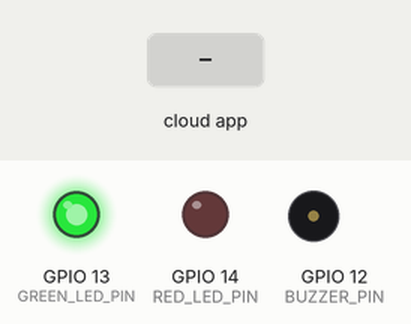
Bench run of a sketch on a simulated ESP32. Shown: output pins drawn as LEDs (lit = HIGH), buzzer (waves = sounding). Inputs (shaded band) come from the test bench. The ROS host is connected and sends only what is stated; what the sketch prints to the serial monitor is not drawn.

Above: at 1.7 s.
1.8 s: the phone or cloud app sets posture_status to 1
At 2.7 s:
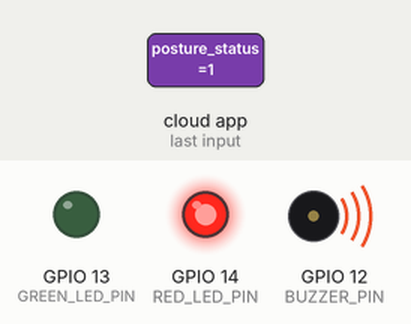
3.3 s: the phone or cloud app sets posture_status to 0
At 4.6 s:
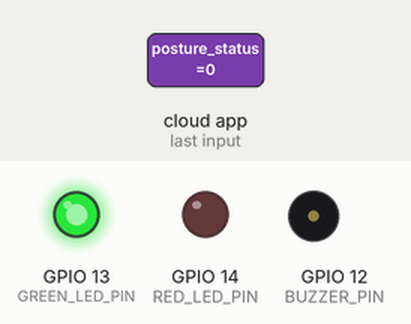
Timing chart, 0 to 6.3 s (numbered marks = the images above; inputs shaded):
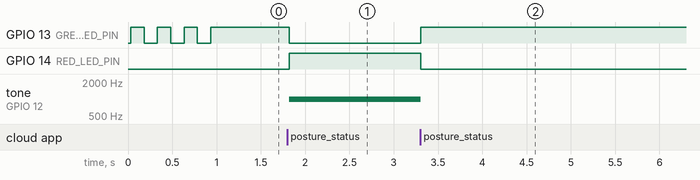

Measured:
- after the input at 1.8 s, GPIO 13 (GREEN_LED_PIN): HIGH → LOW at once; GPIO 14 (RED_LED_PIN): LOW → HIGH at once; tone on GPIO 12 (BUZZER_PIN): silent → 1000 Hz at once
- after the input at 3.3 s, GPIO 13 (GREEN_LED_PIN): LOW → HIGH at once; GPIO 14 (RED_LED_PIN): HIGH → LOW at once; tone on GPIO 12 (BUZZER_PIN): 1000 Hz → silent at once
- by itself, GPIO 13 (GREEN_LED_PIN): alternates HIGH for 0.15 s and LOW for 0.15 s, 7 changes in all, then stays HIGH

The sketch:

esp32_server_ros2.ino
```cpp
/*
 * ==========================================================================
 *   ESP32 Micro-ROS 거북목 알림 장치 (Subscriber Node)
 * ==========================================================================
 *
 *   [기능]
 *   ROS 2 토픽 'posture_status'를 구독(Subscribe)하여,
 *   파이썬 노드(turtle_neck_publisher)가 보내는 자세 판별 결과에 따라
 *   LED와 부저를 제어합니다.
 *
 *   [토픽]
 *     이름 : posture_status
 *     타입 : std_msgs/msg/Int32
 *     값   : 0 = 정상 자세 → 초록 LED ON, 부저 OFF
 *            1 = 거북목    → 빨간 LED ON, 부저 ON
 *
 *   [통신 방식]
 *   USB 시리얼 → Docker Micro-ROS Agent → ROS 2 네트워크
 *
 *   [Micro-ROS Agent 실행 (WSL2/Docker)]
 *   $ docker run -it --rm \
 *       -v /dev:/dev \
 *       --privileged \
 *       --net=host \
 *       microros/micro-ros-agent:jazzy \
 *       serial --dev /dev/ttyUSB0 -b 115200
 *
 *   [하드웨어 핀 배선]
 *     GPIO 13 → 초록 LED (+) → 220Ω 저항 → GND
 *     GPIO 14 → 빨간 LED (+) → 220Ω 저항 → GND
 *     GPIO 12 → 피에조 부저 (+) → GND
 *
 * ==========================================================================
 */

#include <micro_ros_arduino.h>

#include <stdio.h>
#include <rcl/rcl.h>
#include <rcl/error_handling.h>
#include <rclc/rclc.h>
#include <rclc/executor.h>
#include <std_msgs/msg/int32.h>

// ======================== 하드웨어 핀 설정 ========================
// 기존 esp32_server.ino와 동일한 핀 배치를 유지합니다.
#define GREEN_LED_PIN  13   // 초록 LED: 정상 자세 표시
#define RED_LED_PIN    14   // 빨간 LED: 거북목 경고 표시
#define BUZZER_PIN     12   // 피에조 부저: 거북목 경고 알림음

// ======================== 부저 설정 ========================
#define BUZZER_FREQ    1000  // 경고음 주파수 (Hz)
#define BUZZER_CHANNEL 0     // ESP32 LEDC 채널 (tone 대체)

// ======================== Micro-ROS 객체 ========================
rcl_subscription_t subscriber;          // 구독자(Subscriber) 객체
std_msgs__msg__Int32 msg;               // 수신 메시지 버퍼
rclc_executor_t executor;               // 실행기(Executor)
rclc_support_t support;                 // 지원 구조체
rcl_allocator_t allocator;              // 메모리 할당기
rcl_node_t node;                        // 노드 객체

// ======================== 상태 관리 ========================
// 현재 자세 상태를 저장합니다. (초기값: 정상)
int current_posture = 0;

// Micro-ROS Agent 연결 상태
enum AgentState {
  WAITING_AGENT,      // Agent 연결 대기 중
  AGENT_AVAILABLE,    // Agent 감지됨 → 초기화 진행
  AGENT_CONNECTED,    // Agent 연결 완료 → 정상 동작 중
  AGENT_DISCONNECTED  // Agent 연결 끊김 → 재연결 시도
};
AgentState state = WAITING_AGENT;

// ======================== 에러 처리 매크로 ========================
/*
 * Micro-ROS 함수 호출 결과를 검사하는 매크로입니다.
 * RCL_RET_OK가 아니면 에러 처리 코드를 실행합니다.
 *
 * RCCHECK  : 실패 시 error_loop()에 진입 (복구 불가능한 에러)
 * RCSOFTCHECK : 실패 시 무시하고 계속 진행 (일시적 에러)
 */
#define RCCHECK(fn) { rcl_ret_t temp_rc = fn; if (temp_rc != RCL_RET_OK) { error_loop(); } }
#define RCSOFTCHECK(fn) { rcl_ret_t temp_rc = fn; (void)temp_rc; }


// ======================== 함수 정의 ========================

/**
 * 복구 불가능한 에러 발생 시 빨간 LED를 빠르게 깜빡이며 무한 대기합니다.
 * 이 상태에서는 ESP32를 리셋(EN 버튼)해야 합니다.
 */
void error_loop() {
  while (1) {
    digitalWrite(RED_LED_PIN, !digitalRead(RED_LED_PIN));
    delay(100);
  }
}

/**
 * LED를 정상 자세 상태로 설정합니다.
 *   - 초록 LED: ON
 *   - 빨간 LED: OFF
 *   - 부저: OFF
 */
void set_normal_posture() {
  digitalWrite(GREEN_LED_PIN, HIGH);
  digitalWrite(RED_LED_PIN, LOW);
  ledcWrite(BUZZER_PIN, 0);  // 부저 끄기
  Serial.println("[ROS2] 상태: 바른 자세 (GREEN LED ON)");
}

/**
 * LED를 거북목 경고 상태로 설정합니다.
 *   - 초록 LED: OFF
 *   - 빨간 LED: ON
 *   - 부저: ON (1kHz)
 */
void set_warning_posture() {
  digitalWrite(GREEN_LED_PIN, LOW);
  digitalWrite(RED_LED_PIN, HIGH);
  ledcWrite(BUZZER_PIN, 128);  // 부저 켜기 (듀티 50%)
  Serial.println("[ROS2] 상태: 거북목 감지! (RED LED ON, BUZZER ON)");
}

/**
 * Agent 연결 대기 중임을 나타내는 LED 패턴입니다.
 * 초록 LED가 느리게 깜빡입니다.
 */
void set_waiting_pattern() {
  static unsigned long last_blink = 0;
  if (millis() - last_blink > 500) {
    digitalWrite(GREEN_LED_PIN, !digitalRead(GREEN_LED_PIN));
    digitalWrite(RED_LED_PIN, LOW);
    last_blink = millis();
  }
}

/**
 * [핵심] ROS 2 토픽 수신 콜백 함수
 *
 * 파이썬 노드(turtle_neck_publisher)가 'posture_status' 토픽으로
 * 메시지를 발행할 때마다 이 함수가 자동으로 호출됩니다.
 *
 * @param msgin  수신된 메시지 포인터 (std_msgs/msg/Int32)
 *               - data == 0 : 정상 자세
 *               - data == 1 : 거북목 감지
 */
void subscription_callback(const void * msgin) {
  const std_msgs__msg__Int32 * incoming = (const std_msgs__msg__Int32 *)msgin;

  int received_value = incoming->data;

  // 상태가 변경되었을 때만 하드웨어를 제어합니다.
  // (동일한 값이 반복 수신되어도 LED/부저를 불필요하게 재설정하지 않음)
  if (received_value != current_posture) {
    current_posture = received_value;

    if (current_posture == 0) {
      set_normal_posture();
    } else {
      set_warning_posture();
    }
  }
}

/**
 * Micro-ROS Agent가 응답하는지 확인합니다.
 * @return true: Agent 감지됨, false: Agent 없음
 */
bool check_agent() {
  // 100ms 타임아웃으로 Agent ping 전송
  return (RMW_RET_OK == rmw_uros_ping_agent(100, 1));
}

/**
 * Micro-ROS 노드, 구독자, 실행기를 초기화합니다.
 *
 * [초기화 순서]
 * 1. support 구조체 초기화 (ROS 2 컨텍스트 생성)
 * 2. 노드 생성: "esp32_posture_node"
 * 3. 구독자 생성: 토픽 "posture_status", 타입 Int32
 * 4. 실행기(Executor) 초기화 및 구독자 콜백 등록
 */
bool create_entities() {
  allocator = rcl_get_default_allocator();

  // 1. Support 초기화
  RCCHECK(rclc_support_init(&support, 0, NULL, &allocator));

  // 2. 노드 생성 (노드 이름: "esp32_posture_node")
  RCCHECK(rclc_node_init_default(
    &node,
    "esp32_posture_node",   // 노드 이름
    "",                     // 네임스페이스 (빈 문자열 = 기본)
    &support
  ));

  // 3. 구독자 생성
  //    토픽: "posture_status"
  //    메시지 타입: std_msgs/msg/Int32
  //    QoS: best_effort (실시간성 우선, 가끔 메시지 유실 허용)
  RCCHECK(rclc_subscription_init_best_effort(
    &subscriber,
    &node,
    ROSIDL_GET_MSG_TYPE_SUPPORT(std_msgs, msg, Int32),
    "posture_status"
  ));

  // 4. 실행기(Executor) 초기화
  //    핸들 수 = 1 (구독자 1개)
  RCCHECK(rclc_executor_init(&executor, &support.context, 1, &allocator));

  // 구독자에 콜백 함수 등록
  RCCHECK(rclc_executor_add_subscription(
    &executor,
    &subscriber,
    &msg,
    &subscription_callback,
    ON_NEW_DATA   // 새 데이터가 도착했을 때만 콜백 실행
  ));

  return true;
}

/**
 * Micro-ROS 엔티티(노드, 구독자, 실행기)를 정리합니다.
 * Agent 연결이 끊겼을 때 호출되어 리소스를 해제한 후
 * 재연결을 시도합니다.
 */
void destroy_entities() {
  rmw_context_t * rmw_context = rcl_context_get_rmw_context(&support.context);
  (void) rmw_uros_set_context_entity_destroy_session_timeout(rmw_context, 0);

  RCSOFTCHECK(rcl_subscription_fini(&subscriber, &node));
  RCSOFTCHECK(rcl_node_fini(&node));
  RCSOFTCHECK(rclc_support_fini(&support));
  rclc_executor_fini(&executor);
}


// ======================== Arduino 메인 함수 ========================

void setup() {
  // 시리얼 통신 초기화 (Micro-ROS Agent와의 통신용)
  Serial.begin(115200);

  // 하드웨어 핀 모드 설정
  pinMode(GREEN_LED_PIN, OUTPUT);
  pinMode(RED_LED_PIN, OUTPUT);

  // ESP32 LEDC를 이용한 부저 초기화
  // (Arduino의 tone() 대신 ESP32 전용 LEDC PWM 사용)
  ledcAttach(BUZZER_PIN, BUZZER_FREQ, 8);  // 핀 12, 1kHz, 8비트 해상도
  ledcWrite(BUZZER_PIN, 0);  // 초기에는 부저 끄기

  // 초기 LED 상태: 모두 끄기
  digitalWrite(GREEN_LED_PIN, LOW);
  digitalWrite(RED_LED_PIN, LOW);

  // Micro-ROS 시리얼 전송 설정
  // USB 케이블을 통해 WSL2의 Docker Agent와 통신합니다.
  set_microros_transports();

  // Agent 연결 대기 상태에서 시작
  state = WAITING_AGENT;

  Serial.println("===========================================");
  Serial.println("  ESP32 Micro-ROS 거북목 알림 장치");
  Serial.println("  토픽: posture_status (Int32)");
  Serial.println("  대기 중: Micro-ROS Agent 연결을 기다립니다...");
  Serial.println("===========================================");
}

void loop() {
  /*
   * [상태 머신 (State Machine)]
   *
   * 4가지 상태를 순환하며 Agent 연결을 관리합니다:
   *
   *   WAITING_AGENT  ──(Agent 감지)──→  AGENT_AVAILABLE
   *         ↑                                  │
   *         │                          (엔티티 생성 성공)
   *         │                                  ↓
   *   AGENT_DISCONNECTED  ←──(ping 실패)──  AGENT_CONNECTED
   *         │                                  │
   *         └────(엔티티 정리 후)──→  WAITING_AGENT
   */

  switch (state) {

    // ---- 상태 1: Agent 연결 대기 ----
    case WAITING_AGENT:
      // 초록 LED 느리게 깜빡이며 Agent를 기다립니다.
      set_waiting_pattern();

      if (check_agent()) {
        Serial.println("[Micro-ROS] Agent 감지! 초기화를 시작합니다...");
        state = AGENT_AVAILABLE;
      }
      break;

    // ---- 상태 2: Agent 감지됨 → 엔티티 생성 ----
    case AGENT_AVAILABLE:
      if (create_entities()) {
        Serial.println("[Micro-ROS] 노드 및 구독자 생성 완료!");
        Serial.println("[Micro-ROS] 'posture_status' 토픽 수신 대기 중...");

        // 연결 성공 표시: 초록 LED 3번 빠르게 깜빡임
        for (int i = 0; i < 3; i++) {
          digitalWrite(GREEN_LED_PIN, HIGH);
          delay(150);
          digitalWrite(GREEN_LED_PIN, LOW);
          delay(150);
        }

        // 초기 상태: 정상 자세 (초록 LED ON)
        set_normal_posture();
        state = AGENT_CONNECTED;
      } else {
        // 엔티티 생성 실패 → 다시 대기 상태로
        state = WAITING_AGENT;
      }
      break;

    // ---- 상태 3: 정상 동작 중 ----
    case AGENT_CONNECTED:
      // 실행기(Executor)를 통해 콜백 함수를 처리합니다.
      // 새 메시지가 도착하면 subscription_callback()이 자동 호출됩니다.
      RCSOFTCHECK(rclc_executor_spin_some(&executor, RCL_MS_TO_NS(100)));

      // 주기적으로 Agent가 살아있는지 확인합니다.
      if (!check_agent()) {
        Serial.println("[Micro-ROS] Agent 연결이 끊겼습니다!");
        state = AGENT_DISCONNECTED;
      }
      break;

    // ---- 상태 4: Agent 연결 끊김 → 정리 후 재연결 ----
    case AGENT_DISCONNECTED:
      Serial.println("[Micro-ROS] 리소스 정리 후 재연결을 시도합니다...");
      destroy_entities();

      // 연결 끊김 표시: 빨간 LED 3번 깜빡임
      for (int i = 0; i < 3; i++) {
        digitalWrite(RED_LED_PIN, HIGH);
        delay(200);
        digitalWrite(RED_LED_PIN, LOW);
        delay(200);
      }

      state = WAITING_AGENT;
      break;

    default:
      break;
  }

  // 코어 안정을 위한 최소 딜레이
  delay(10);
}
```
